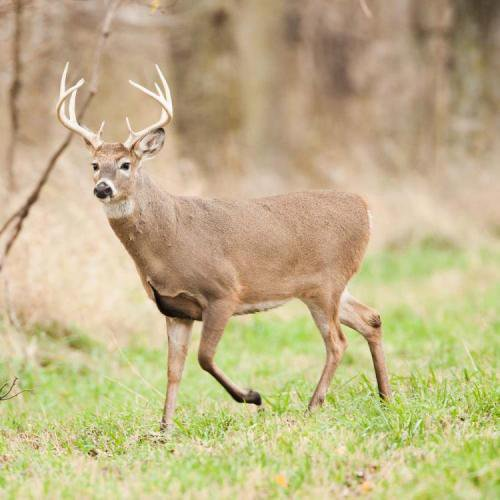
#> input picture Threshold/img/deer.jpg, 500 x 500 px
$ python global_threshold.py
#> lines starting #> are read from the running program, lines starting #| are printed output that depends on the picture; after the words box and inside, x2 and y2 are one past the last pixel; in counts of white or black regions, pixels touching at a corner belong together
import os
import cv2

img = cv2.imread(os.path.join('.', 'img', 'deer.jpg'))
#> img is the input picture: shape (500, 500, 3); mean B, G, R 136.2, 178.9, 192.6
img_gray = cv2.cvtColor(img, cv2.COLOR_BGR2GRAY)
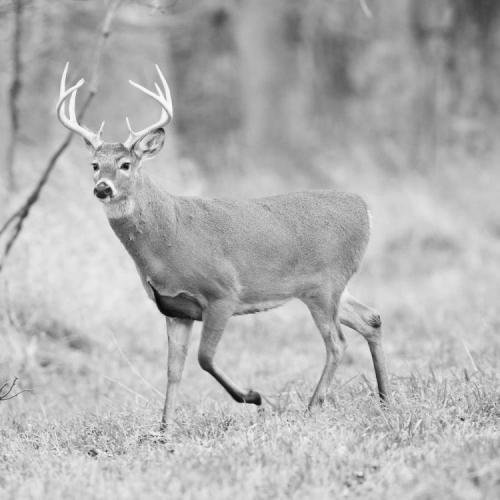
#> img_gray: shape (500, 500); min 3, max 254, mean 178.2
ret , thresh = cv2.threshold(img_gray, 80, 255 , cv2.THRESH_BINARY)
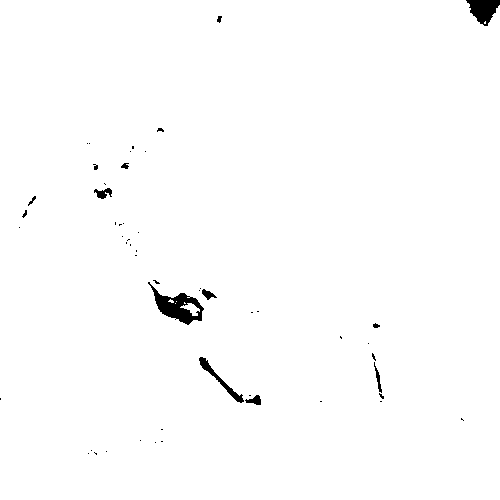
#> thresh: shape (500, 500); 99% white; 53 black regions (40 under 20 px), largest, box (x1, y1, x2, y2) and area: (148, 282, 204, 325) 910, (466, 0, 500, 26) 544, (199, 357, 244, 403) 325

thresh = cv2.blur(thresh, (10,10))

cv2.imshow('Original Image', img)
cv2.imshow('thresh', thresh)
cv2.imshow('gray Image', img_gray)
cv2.imshow('thresh Image', thresh)
cv2.waitKey(0)

$ run again, with Threshold/img/Dog.jpg copied over Threshold/img/deer.jpg
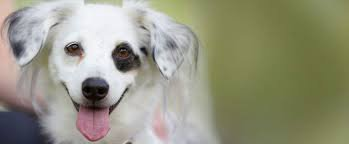
#> input picture Threshold/img/Dog.jpg, 349 x 144 px
#> img is the input picture: shape (144, 349, 3); mean B, G, R 129.8, 150, 150.2
#> `img_gray = cv2.cvtColor(img, cv2.COLOR_BGR2GRAY)`:
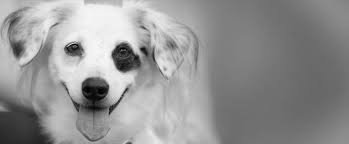
#> img_gray: shape (144, 349); min 1, max 252, mean 147.8
#> `thresh = cv2.blur(thresh, (10,10))`:
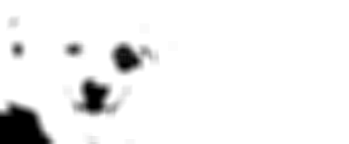
#> thresh: shape (144, 349); min 0, max 255, mean 239.7

$ run again, with Threshold/img/cat.jpg copied over Threshold/img/deer.jpg
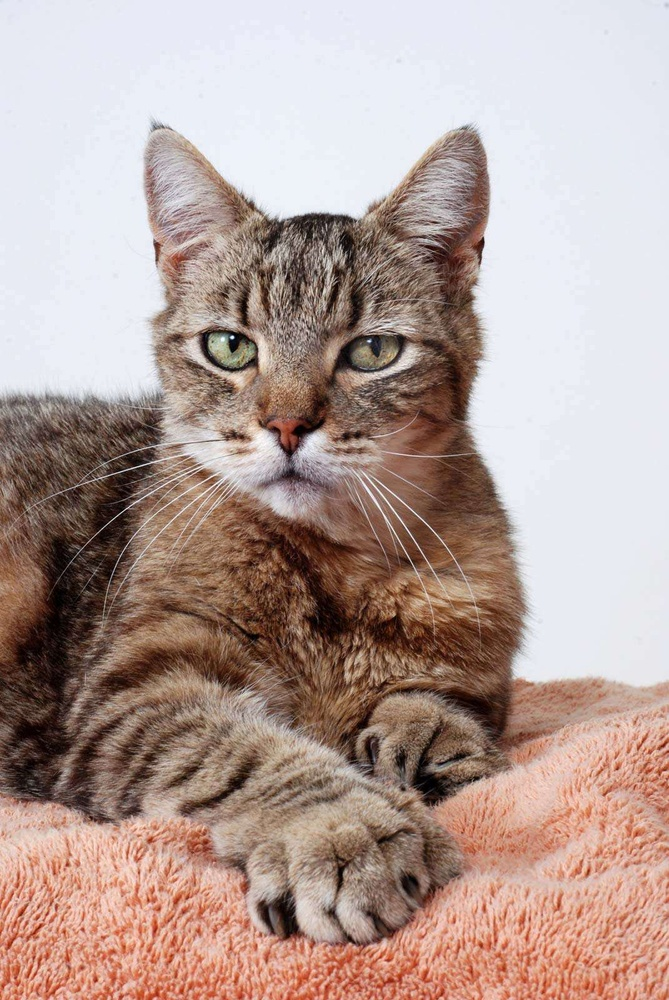
#> input picture Threshold/img/cat.jpg, 669 x 1000 px, shrunk from 1071 x 1600 before the run
#> img is the input picture: shape (1000, 669, 3); mean B, G, R 152.1, 158.9, 180.2
#> `ret , thresh = cv2.threshold(img_gray, 80, 255 , cv2.THRESH_BINARY)`:
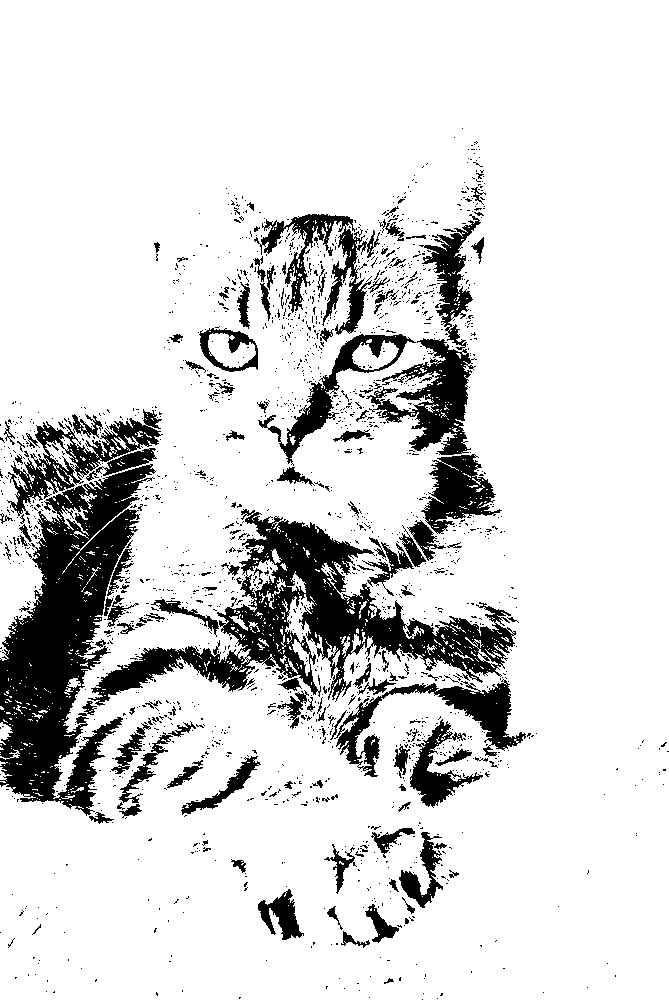
#> thresh: shape (1000, 669); 85.2% white; 1876 black regions (1729 under 20 px), largest, box (x1, y1, x2, y2) and area: (0, 464, 156, 816) 24673, (88, 509, 516, 706) 21942, (366, 338, 477, 455) 5196
#> `thresh = cv2.blur(thresh, (10,10))`:
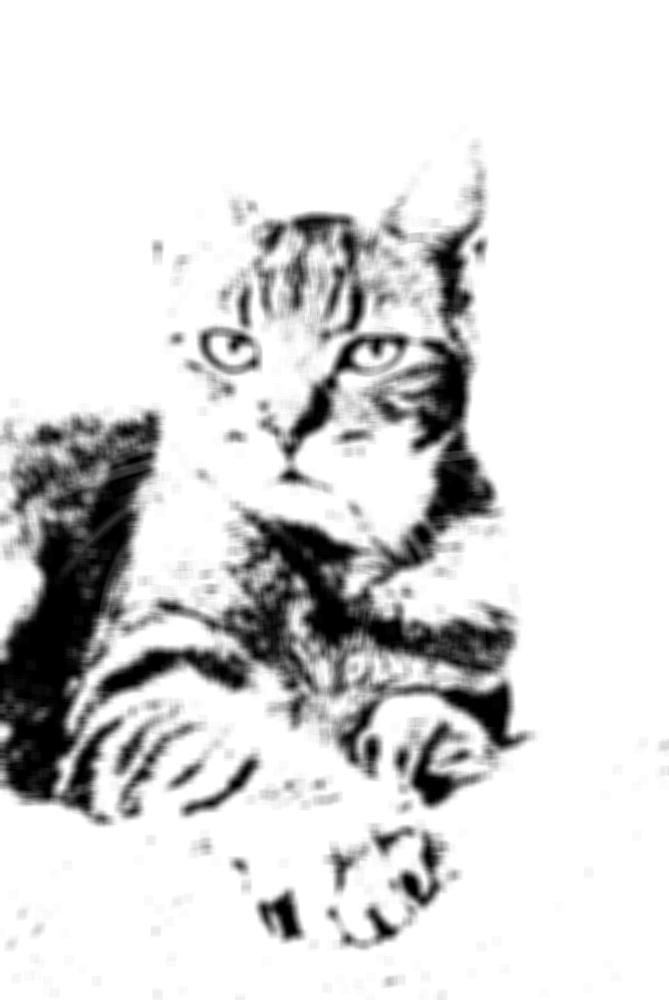
#> thresh: shape (1000, 669); min 0, max 255, mean 217.3
